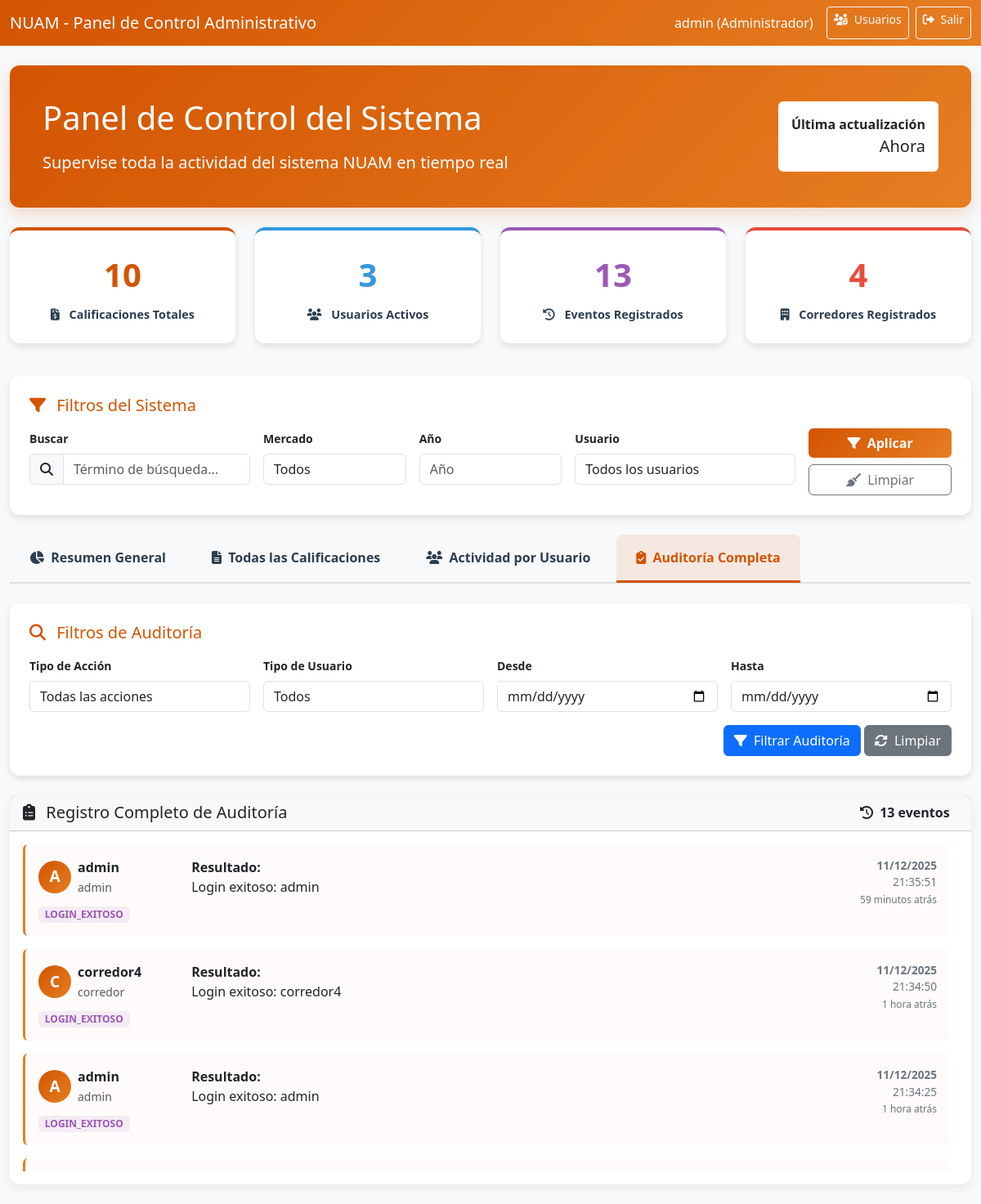
The app's page /dashboard-admin/?tab=auditoria&usuario_filter=1 (signed in) with its own data.
### NuamApp/models.py (models this page shows, shortened)
class Auditoria(models.Model):
    id_auditoria = models.AutoField(primary_key=True)
    accion = models.CharField(max_length=100)
    fecha_hora = models.DateTimeField(auto_now_add=True)
    resultado = models.CharField(max_length=500)
    fk_usuario = models.ForeignKey('Usuario', on_delete=models.CASCADE, null=True, blank=True)
    class Meta:
        db_table = 'auditoria'
        verbose_name = 'Auditoría'
        verbose_name_plural = 'Auditorías'

class Usuario(models.Model):
    id_usuario = models.AutoField(db_column='ID_usuario', primary_key=True)
    nombre = models.CharField(max_length=15)
    correo = models.CharField(max_length=50)
    contrasena = models.CharField(max_length=128)
    rol = models.CharField(max_length=20)
    estado = models.CharField(max_length=10)
    class Meta:
        db_table = 'usuario'

### NuamApp/views.py (the view)
    def wrapper(request, *args, **kwargs):
        if 'usuario_id' not in request.session:
            messages.error(request, 'Debes iniciar sesión para acceder')
            return redirect('login')
        return view_func(request, *args, **kwargs)

### templates/template_dashboard/template_dashboard_admin.html (shortened to what this page needs)
<!DOCTYPE html>
<html lang="es">
<head>
    <link href="https://cdn.jsdelivr.net/npm/bootstrap@5.3.0/dist/css/bootstrap.min.css" rel="stylesheet">
    <link rel="stylesheet" href="https://cdnjs.cloudflare.com/ajax/libs/font-awesome/6.4.0/css/all.min.css">
</head>
<body>
    <nav class="navbar navbar-expand-lg navbar-nuam">
        <div class="container-fluid">
            <span class="navbar-brand text-white">
                NUAM - Panel de Control Administrativo
            </span>
            <div class="navbar-nav ms-auto">
                <span class="navbar-text text-white me-3">
                    {{ request.session.usuario_nombre }} (Administrador)
                </span>
                <a href="{% url 'gestion_usuarios' %}" class="btn btn-sm btn-outline-light me-2">
                    <i class="fas fa-users-cog me-1"></i> Usuarios
                </a>
                <a href="{% url 'logout' %}" class="btn btn-sm btn-outline-light">
                    <i class="fas fa-sign-out-alt me-1"></i> Salir
                </a>
            </div>
        </div>
    </nav>
<div class="container-fluid py-4">
    <div class="row mb-4">
        <div class="col">
            <div class="welcome-section">
                <div class="row align-items-center">
                    <div class="col-md-8">
                        <h1 class="display-6 mb-3">
                            Panel de Control del Sistema
                        </h1>
                        <p class="mb-0 fs-5">
                            Supervise toda la actividad del sistema NUAM en tiempo real
                        </p>
                    </div>
                    <div class="col-md-4 text-end">
                        <div class="bg-white text-dark p-3 rounded d-inline-block">
                            <div class="fs-6 fw-bold">Última actualización</div>
                            <div class="fs-5">{{ "ahora"|title }}</div>
                        </div>
                    </div>
                </div>
            </div>
        </div>
    </div>
    <div class="row mb-4">
        <div class="col-md-3 mb-3">
            <div class="stat-card">
                <div class="number">{{ total_calificaciones|default:"0" }}</div>
                <div class="label">
                    <i class="fas fa-file-invoice-dollar me-2"></i>
                    Calificaciones Totales
                </div>
            </div>
        </div>
        <div class="col-md-3 mb-3">
            <div class="stat-card stat-card-users">
                <div class="number">{{ total_usuarios_activos|default:"0" }}</div>
                <div class="label">
                    <i class="fas fa-users me-2"></i>
                    Usuarios Activos
                </div>
            </div>
        </div>
        <div class="col-md-3 mb-3">
            <div class="stat-card stat-card-audit">
                <div class="number">{{ total_auditorias|default:"0" }}</div>
                <div class="label">
                    <i class="fas fa-history me-2"></i>
                    Eventos Registrados
                </div>
            </div>
        </div>
        <div class="col-md-3 mb-3">
            <div class="stat-card stat-card-admin">
                <div class="number">{{ total_corredores|default:"0" }}</div>
                <div class="label">
                    <i class="fas fa-building me-2"></i>
                    Corredores Registrados
                </div>
            </div>
        </div>
    </div>
    <div class="filter-section mb-4">
        <h5 class="mb-3" style="color: var(--naranja-oscuro);">
            <i class="fas fa-filter me-2"></i>
            Filtros del Sistema
        </h5>
        <form method="get" class="row g-3">
            <div class="col-md-3">
                <label class="form-label small fw-bold">Buscar</label>
                <div class="input-group">
                    <span class="input-group-text"><i class="fas fa-search"></i></span>
                    <input type="text" name="buscar" class="form-control"
                           placeholder="Término de búsqueda..." value="{{ buscar }}">
                </div>
            </div>
            <div class="col-md-2">
                <label class="form-label small fw-bold">Mercado</label>
                <select name="mercado" class="form-control">
                    <option value="">Todos</option>
                </select>
            </div>
            <div class="col-md-2">
                <label class="form-label small fw-bold">Año</label>
                <input type="number" name="ano" class="form-control"
                       placeholder="Año" value="{{ ano_filter }}"
                       min="2000" max="2030">
            </div>
            <div class="col-md-3">
                <label class="form-label small fw-bold">Usuario</label>
                <select name="usuario" class="form-control">
                    <option value="">Todos los usuarios</option>
                </select>
            </div>
            <div class="col-md-2 d-flex align-items-end">
                <div class="d-grid gap-2 w-100">
                    <button type="submit" class="btn btn-nuam">
                        <i class="fas fa-filter me-1"></i> Aplicar
                    </button>
                    <a href="{% url 'dashboard_admin' %}" class="btn btn-outline-secondary">
                        <i class="fas fa-broom me-1"></i> Limpiar
                    </a>
                </div>
            </div>
        </form>
    </div>
    <ul class="nav nav-tabs mb-4" id="dashboardTab" role="tablist">
        <li class="nav-item" role="presentation">
            <button class="nav-link {% if tab_activa == 'resumen' or not tab_activa %}active{% endif %}"
                    id="resumen-tab" data-bs-toggle="tab" data-bs-target="#resumen" type="button" role="tab">
                <i class="fas fa-chart-pie me-1"></i> Resumen General
            </button>
        </li>
        <li class="nav-item" role="presentation">
            <button class="nav-link {% if tab_activa == 'calificaciones' %}active{% endif %}"
                    id="calificaciones-tab" data-bs-toggle="tab" data-bs-target="#calificaciones" type="button" role="tab">
                <i class="fas fa-file-alt me-1"></i> Todas las Calificaciones
            </button>
        </li>
        <li class="nav-item" role="presentation">
            <button class="nav-link {% if tab_activa == 'usuarios' %}active{% endif %}"
                    id="usuarios-tab" data-bs-toggle="tab" data-bs-target="#usuarios" type="button" role="tab">
                <i class="fas fa-users me-1"></i> Actividad por Usuario
            </button>
        </li>
        <li class="nav-item" role="presentation">
            <button class="nav-link {% if tab_activa == 'auditoria' %}active{% endif %}"
                    id="auditoria-tab" data-bs-toggle="tab" data-bs-target="#auditoria" type="button" role="tab">
                <i class="fas fa-clipboard-check me-1"></i> Auditoría Completa
            </button>
        </li>
    </ul>
    <div class="tab-content" id="dashboardTabContent">
        <div class="tab-pane fade {% if tab_activa == 'auditoria' %}show active{% endif %}"
             id="auditoria" role="tabpanel">
            <div class="filter-section mb-4">
                <h5 class="mb-3" style="color: var(--naranja-oscuro);">
                    <i class="fas fa-search me-2"></i>
                    Filtros de Auditoría
                </h5>
                <form method="get" class="row g-3">
                    <div class="col-md-3">
                        <label class="form-label small fw-bold">Tipo de Acción</label>
                        <select name="accion_filter" class="form-control">
                            <option value="">Todas las acciones</option>
                        </select>
                    </div>
                    <div class="col-md-3">
                        <label class="form-label small fw-bold">Tipo de Usuario</label>
                        <select name="tipo_usuario" class="form-control">
                            <option value="">Todos</option>
                        </select>
                    </div>
                    <div class="col-md-3">
                        <label class="form-label small fw-bold">Desde</label>
                        <input type="date" name="fecha_desde" class="form-control" value="{{ fecha_desde }}">
                    </div>
                    <div class="col-md-3">
                        <label class="form-label small fw-bold">Hasta</label>
                        <input type="date" name="fecha_hasta" class="form-control" value="{{ fecha_hasta }}">
                    </div>
                    <div class="col-md-12 text-end">
                        <button type="submit" class="btn btn-primary">
                            <i class="fas fa-filter me-1"></i> Filtrar Auditoría
                        </button>
                        <a href="?tab=auditoria" class="btn btn-secondary">
                            <i class="fas fa-sync-alt me-1"></i> Limpiar
                        </a>
                    </div>
                </form>
            </div>
            <div class="row">
                <div class="col-12">
                    <div class="card card-dashboard">
                        <div class="card-header d-flex justify-content-between align-items-center">
                            <h5 class="mb-0">
                                <i class="fas fa-clipboard-list me-2"></i>
                                Registro Completo de Auditoría
                            </h5>
                            <div>
                                <span class="badge bg-light text-dark fs-6">
                                    <i class="fas fa-history me-1"></i>
                                    {{ auditoria_todos|length }} eventos
                                </span>
                            </div>
                        </div>
                        <div class="card-body">
                            {% if auditoria_todos %}
                            <div class="scrollable-section">
                                {% for auditoria in auditoria_todos %}
                                <div class="activity-item mb-3 p-3 rounded" style="background-color: rgba(211, 84, 0, 0.02);">
                                    <div class="row">
                                        <div class="col-md-2">
                                            <div class="d-flex align-items-center mb-2">
                                                <div class="user-avatar me-2">
                                                    {{ auditoria.fk_usuario.nombre|first|upper }}
                                                </div>
                                                <div>
                                                    <strong>{{ auditoria.fk_usuario.nombre }}</strong><br>
                                                    <small class="text-muted">{{ auditoria.fk_usuario.rol }}</small>
                                                </div>
                                            </div>
                                            <div>
                                                <span class="badge {% if auditoria.accion == 'CREACION' %}badge-success{% elif auditoria.accion == 'MODIFICACION' %}badge-market{% else %}badge-audit{% endif %}">
                                                    {{ auditoria.accion }}
                                                </span>
                                            </div>
                                        </div>
                                        <div class="col-md-7">
                                            <div class="mb-2">
                                                <strong>Resultado:</strong><br>
                                                {{ auditoria.resultado }}
                                            </div>
                                        </div>
                                        <div class="col-md-3 text-end">
                                            <div class="time-ago">
                                                <strong>{{ auditoria.fecha_hora|date:"d/m/Y" }}</strong><br>
                                                {{ auditoria.fecha_hora|date:"H:i:s" }}<br>
                                                <small>{{ auditoria.fecha_hora|timesince }} atrás</small>
                                            </div>
                                        </div>
                                    </div>
                                </div>
                                {% endfor %}
                            </div>
                            {% else %}
                            <div class="empty-state">
                                <i class="fas fa-clipboard"></i>
                                <h6>No hay registros de auditoría</h6>
                                <p class="mb-0">Todas las actividades del sistema aparecerán aquí</p>
                            </div>
                            {% endif %}
                        </div>
                    </div>
                </div>
            </div>
        </div>
    </div>
</div>
</body>
</html>

### records on screen
Auditoria: fk_usuario.nombre|first "A", fk_usuario.nombre "admin", fk_usuario.rol "admin", accion "LOGIN_EXITOSO", resultado "Login exitoso: admin", fecha_hora "11/12/2025", fecha_hora "21:35:51", fecha_hora "59 minutos"
Auditoria: fk_usuario.nombre|first "C", fk_usuario.nombre "corredor4", fk_usuario.rol "corredor", accion "LOGIN_EXITOSO", resultado "Login exitoso: corredor4", fecha_hora "11/12/2025", fecha_hora "21:34:50", fecha_hora "1 hora"
Auditoria: fk_usuario.nombre|first "A", fk_usuario.nombre "admin", fk_usuario.rol "admin", accion "LOGIN_EXITOSO", resultado "Login exitoso: admin", fecha_hora "11/12/2025", fecha_hora "21:34:25", fecha_hora "1 hora"

### other values on screen
{{ request.session.usuario_nombre }} "admin"
{{ "ahora"|title }} "Ahora"
{{ total_calificaciones|default:"0" }} "10"
{{ total_usuarios_activos|default:"0" }} "3"
{{ total_auditorias|default:"0" }} "13"
{{ total_corredores|default:"0" }} "4"
{{ auditoria_todos|length }} "13"
